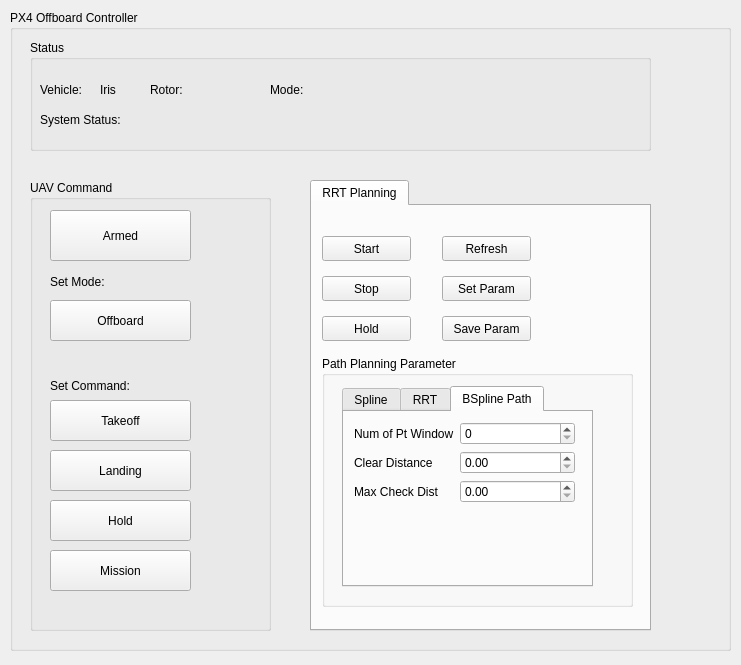
<?xml version="1.0" encoding="UTF-8"?>
<ui version="4.0">
 <class>OffboardController</class>
 <widget class="QWidget" name="OffboardController">
  <property name="geometry">
   <rect>
    <x>0</x>
    <y>0</y>
    <width>741</width>
    <height>665</height>
   </rect>
  </property>
  <property name="windowTitle">
   <string>Form</string>
  </property>
  <widget class="QGroupBox" name="group_controller">
   <property name="geometry">
    <rect>
     <x>10</x>
     <y>10</y>
     <width>721</width>
     <height>641</height>
    </rect>
   </property>
   <property name="title">
    <string>PX4 Offboard Controller</string>
   </property>
   <widget class="QTabWidget" name="tabWidget">
    <property name="geometry">
     <rect>
      <x>300</x>
      <y>170</y>
      <width>341</width>
      <height>451</height>
     </rect>
    </property>
    <property name="currentIndex">
     <number>0</number>
    </property>
    <widget class="QWidget" name="tab_mission_rrt">
     <attribute name="title">
      <string>RRT Planning</string>
     </attribute>
     <widget class="QPushButton" name="mission_rrt_start">
      <property name="geometry">
       <rect>
        <x>10</x>
        <y>30</y>
        <width>89</width>
        <height>25</height>
       </rect>
      </property>
      <property name="text">
       <string>Start</string>
      </property>
     </widget>
     <widget class="QPushButton" name="mission_rrt_stop">
      <property name="geometry">
       <rect>
        <x>10</x>
        <y>70</y>
        <width>89</width>
        <height>25</height>
       </rect>
      </property>
      <property name="text">
       <string>Stop</string>
      </property>
     </widget>
     <widget class="QPushButton" name="mission_rrt_hold">
      <property name="geometry">
       <rect>
        <x>10</x>
        <y>110</y>
        <width>89</width>
        <height>25</height>
       </rect>
      </property>
      <property name="text">
       <string>Hold</string>
      </property>
     </widget>
     <widget class="QGroupBox" name="groupBox">
      <property name="geometry">
       <rect>
        <x>10</x>
        <y>150</y>
        <width>311</width>
        <height>251</height>
       </rect>
      </property>
      <property name="title">
       <string>Path Planning Parameter</string>
      </property>
      <widget class="QTabWidget" name="tab_mission_param">
       <property name="geometry">
        <rect>
         <x>20</x>
         <y>30</y>
         <width>251</width>
         <height>201</height>
        </rect>
       </property>
       <property name="currentIndex">
        <number>2</number>
       </property>
       <widget class="QWidget" name="tab_spline_param">
        <attribute name="title">
         <string>Spline</string>
        </attribute>
        <widget class="QWidget" name="formLayoutWidget">
         <property name="geometry">
          <rect>
           <x>10</x>
           <y>10</y>
           <width>221</width>
           <height>151</height>
          </rect>
         </property>
         <layout class="QFormLayout" name="formLayout">
          <item row="0" column="0">
           <widget class="QLabel" name="label_3">
            <property name="text">
             <string>Max Velocity</string>
            </property>
           </widget>
          </item>
          <item row="0" column="1">
           <widget class="QDoubleSpinBox" name="dspin_param_spline_maxvel"/>
          </item>
          <item row="1" column="0">
           <widget class="QLabel" name="label_4">
            <property name="text">
             <string>Max Acceleration</string>
            </property>
           </widget>
          </item>
          <item row="2" column="0">
           <widget class="QLabel" name="label_5">
            <property name="text">
             <string>Num Opt Points</string>
            </property>
           </widget>
          </item>
          <item row="1" column="1">
           <widget class="QDoubleSpinBox" name="dspin_param_spline_accel"/>
          </item>
          <item row="2" column="1">
           <widget class="QSpinBox" name="dspin_param_spline_numpts"/>
          </item>
          <item row="3" column="0">
           <widget class="QLabel" name="label_6">
            <property name="text">
             <string>Buffer Resolution</string>
            </property>
           </widget>
          </item>
          <item row="3" column="1">
           <widget class="QDoubleSpinBox" name="dspin_param_buff_res"/>
          </item>
         </layout>
        </widget>
       </widget>
       <widget class="QWidget" name="tab_rrt_param">
        <attribute name="title">
         <string>RRT</string>
        </attribute>
        <widget class="QWidget" name="formLayoutWidget_2">
         <property name="geometry">
          <rect>
           <x>10</x>
           <y>10</y>
           <width>221</width>
           <height>156</height>
          </rect>
         </property>
         <layout class="QFormLayout" name="formLayout_2">
          <item row="0" column="0">
           <widget class="QLabel" name="label_7">
            <property name="text">
             <string>Step Size</string>
            </property>
           </widget>
          </item>
          <item row="1" column="0">
           <widget class="QLabel" name="label_8">
            <property name="text">
             <string>RRT Factor</string>
            </property>
           </widget>
          </item>
          <item row="2" column="0">
           <widget class="QLabel" name="label_9">
            <property name="text">
             <string>Max Solving Time</string>
            </property>
           </widget>
          </item>
          <item row="3" column="0">
           <widget class="QLabel" name="label_10">
            <property name="text">
             <string>Max Iteration</string>
            </property>
           </widget>
          </item>
          <item row="0" column="1">
           <widget class="QDoubleSpinBox" name="dspin_param_rrt_stepsize"/>
          </item>
          <item row="1" column="1">
           <widget class="QDoubleSpinBox" name="dspin_param_rrt_factor"/>
          </item>
          <item row="2" column="1">
           <widget class="QDoubleSpinBox" name="dspin_param_rrt_solvt"/>
          </item>
          <item row="4" column="0">
           <widget class="QLabel" name="label_11">
            <property name="text">
             <string>UAV Radius</string>
            </property>
           </widget>
          </item>
          <item row="4" column="1">
           <widget class="QDoubleSpinBox" name="dspin_param_rrt_uavrad"/>
          </item>
          <item row="3" column="1">
           <widget class="QSpinBox" name="dspin_param_rrt_maxiter">
            <property name="maximum">
             <number>10000</number>
            </property>
           </widget>
          </item>
         </layout>
        </widget>
       </widget>
       <widget class="QWidget" name="tab_path_param">
        <attribute name="title">
         <string>BSpline Path</string>
        </attribute>
        <widget class="QWidget" name="formLayoutWidget_3">
         <property name="geometry">
          <rect>
           <x>10</x>
           <y>10</y>
           <width>221</width>
           <height>92</height>
          </rect>
         </property>
         <layout class="QFormLayout" name="formLayout_3">
          <item row="0" column="0">
           <widget class="QLabel" name="label_12">
            <property name="text">
             <string>Num of Pt Window</string>
            </property>
           </widget>
          </item>
          <item row="1" column="0">
           <widget class="QLabel" name="label_13">
            <property name="text">
             <string>Clear Distance</string>
            </property>
           </widget>
          </item>
          <item row="2" column="0">
           <widget class="QLabel" name="label_14">
            <property name="text">
             <string>Max Check Dist</string>
            </property>
           </widget>
          </item>
          <item row="1" column="1">
           <widget class="QDoubleSpinBox" name="dspin_param_path_cleardist"/>
          </item>
          <item row="2" column="1">
           <widget class="QDoubleSpinBox" name="dspin_param_path_checkdist"/>
          </item>
          <item row="0" column="1">
           <widget class="QSpinBox" name="dspin_param_path_ptwindow"/>
          </item>
         </layout>
        </widget>
       </widget>
      </widget>
     </widget>
     <widget class="QPushButton" name="mission_rrt_get_param">
      <property name="geometry">
       <rect>
        <x>130</x>
        <y>30</y>
        <width>89</width>
        <height>25</height>
       </rect>
      </property>
      <property name="text">
       <string>Refresh</string>
      </property>
     </widget>
     <widget class="QPushButton" name="mission_rrt_set_param">
      <property name="geometry">
       <rect>
        <x>130</x>
        <y>70</y>
        <width>89</width>
        <height>25</height>
       </rect>
      </property>
      <property name="text">
       <string>Set Param</string>
      </property>
     </widget>
     <widget class="QPushButton" name="mission_rrt_save_param">
      <property name="geometry">
       <rect>
        <x>130</x>
        <y>110</y>
        <width>89</width>
        <height>25</height>
       </rect>
      </property>
      <property name="text">
       <string>Save Param</string>
      </property>
     </widget>
    </widget>
   </widget>
   <widget class="QGroupBox" name="groupBox_2">
    <property name="geometry">
     <rect>
      <x>20</x>
      <y>170</y>
      <width>241</width>
      <height>451</height>
     </rect>
    </property>
    <property name="title">
     <string>UAV Command</string>
    </property>
    <widget class="QLabel" name="led_hold">
     <property name="geometry">
      <rect>
       <x>190</x>
       <y>330</y>
       <width>30</width>
       <height>30</height>
      </rect>
     </property>
     <property name="frameShape">
      <enum>QFrame::NoFrame</enum>
     </property>
     <property name="lineWidth">
      <number>1</number>
     </property>
     <property name="text">
      <string/>
     </property>
    </widget>
    <widget class="QLabel" name="led_takeoff">
     <property name="geometry">
      <rect>
       <x>190</x>
       <y>230</y>
       <width>30</width>
       <height>30</height>
      </rect>
     </property>
     <property name="frameShape">
      <enum>QFrame::NoFrame</enum>
     </property>
     <property name="lineWidth">
      <number>1</number>
     </property>
     <property name="text">
      <string/>
     </property>
    </widget>
    <widget class="QLabel" name="led_offboard">
     <property name="geometry">
      <rect>
       <x>190</x>
       <y>130</y>
       <width>30</width>
       <height>30</height>
      </rect>
     </property>
     <property name="frameShape">
      <enum>QFrame::NoFrame</enum>
     </property>
     <property name="lineWidth">
      <number>1</number>
     </property>
     <property name="text">
      <string/>
     </property>
    </widget>
    <widget class="QLabel" name="led_landing">
     <property name="geometry">
      <rect>
       <x>190</x>
       <y>280</y>
       <width>30</width>
       <height>30</height>
      </rect>
     </property>
     <property name="frameShape">
      <enum>QFrame::NoFrame</enum>
     </property>
     <property name="lineWidth">
      <number>1</number>
     </property>
     <property name="text">
      <string/>
     </property>
    </widget>
    <widget class="QPushButton" name="mode_offboard">
     <property name="geometry">
      <rect>
       <x>20</x>
       <y>120</y>
       <width>141</width>
       <height>41</height>
      </rect>
     </property>
     <property name="text">
      <string>Offboard</string>
     </property>
    </widget>
    <widget class="QPushButton" name="mode_takeoff">
     <property name="geometry">
      <rect>
       <x>20</x>
       <y>220</y>
       <width>141</width>
       <height>41</height>
      </rect>
     </property>
     <property name="text">
      <string>Takeoff</string>
     </property>
    </widget>
    <widget class="QPushButton" name="mode_landing">
     <property name="geometry">
      <rect>
       <x>20</x>
       <y>270</y>
       <width>141</width>
       <height>41</height>
      </rect>
     </property>
     <property name="text">
      <string>Landing</string>
     </property>
    </widget>
    <widget class="QPushButton" name="mode_hold">
     <property name="geometry">
      <rect>
       <x>20</x>
       <y>320</y>
       <width>141</width>
       <height>41</height>
      </rect>
     </property>
     <property name="text">
      <string>Hold</string>
     </property>
    </widget>
    <widget class="QPushButton" name="button_arm_vehicle">
     <property name="geometry">
      <rect>
       <x>20</x>
       <y>30</y>
       <width>141</width>
       <height>51</height>
      </rect>
     </property>
     <property name="text">
      <string>Armed</string>
     </property>
    </widget>
    <widget class="QLabel" name="label">
     <property name="geometry">
      <rect>
       <x>20</x>
       <y>86</y>
       <width>81</width>
       <height>31</height>
      </rect>
     </property>
     <property name="text">
      <string>Set Mode:</string>
     </property>
    </widget>
    <widget class="QLabel" name="led_vehicle_arm">
     <property name="geometry">
      <rect>
       <x>190</x>
       <y>50</y>
       <width>30</width>
       <height>30</height>
      </rect>
     </property>
     <property name="frameShape">
      <enum>QFrame::NoFrame</enum>
     </property>
     <property name="lineWidth">
      <number>1</number>
     </property>
     <property name="text">
      <string/>
     </property>
    </widget>
    <widget class="QLabel" name="label_2">
     <property name="geometry">
      <rect>
       <x>20</x>
       <y>190</y>
       <width>121</width>
       <height>31</height>
      </rect>
     </property>
     <property name="text">
      <string>Set Command:</string>
     </property>
    </widget>
    <widget class="QPushButton" name="mode_mission">
     <property name="geometry">
      <rect>
       <x>20</x>
       <y>370</y>
       <width>141</width>
       <height>41</height>
      </rect>
     </property>
     <property name="text">
      <string>Mission</string>
     </property>
    </widget>
    <widget class="QLabel" name="led_mission">
     <property name="geometry">
      <rect>
       <x>190</x>
       <y>380</y>
       <width>30</width>
       <height>30</height>
      </rect>
     </property>
     <property name="frameShape">
      <enum>QFrame::NoFrame</enum>
     </property>
     <property name="lineWidth">
      <number>1</number>
     </property>
     <property name="text">
      <string/>
     </property>
    </widget>
   </widget>
   <widget class="QGroupBox" name="groupBox_3">
    <property name="geometry">
     <rect>
      <x>20</x>
      <y>30</y>
      <width>621</width>
      <height>111</height>
     </rect>
    </property>
    <property name="title">
     <string>Status</string>
    </property>
    <widget class="QLabel" name="label_motor_status">
     <property name="geometry">
      <rect>
       <x>170</x>
       <y>30</y>
       <width>61</width>
       <height>39</height>
      </rect>
     </property>
     <property name="text">
      <string/>
     </property>
    </widget>
    <widget class="QLabel" name="label_18">
     <property name="geometry">
      <rect>
       <x>120</x>
       <y>30</y>
       <width>61</width>
       <height>39</height>
      </rect>
     </property>
     <property name="text">
      <string>Rotor:</string>
     </property>
    </widget>
    <widget class="QLabel" name="label_15">
     <property name="geometry">
      <rect>
       <x>10</x>
       <y>30</y>
       <width>61</width>
       <height>39</height>
      </rect>
     </property>
     <property name="text">
      <string>Vehicle:</string>
     </property>
    </widget>
    <widget class="QLabel" name="label_vehicle_name">
     <property name="geometry">
      <rect>
       <x>70</x>
       <y>30</y>
       <width>41</width>
       <height>39</height>
      </rect>
     </property>
     <property name="text">
      <string>Iris</string>
     </property>
    </widget>
    <widget class="QLabel" name="label_19">
     <property name="geometry">
      <rect>
       <x>240</x>
       <y>30</y>
       <width>51</width>
       <height>39</height>
      </rect>
     </property>
     <property name="text">
      <string>Mode:</string>
     </property>
    </widget>
    <widget class="QLabel" name="label_mode_status">
     <property name="geometry">
      <rect>
       <x>290</x>
       <y>30</y>
       <width>91</width>
       <height>39</height>
      </rect>
     </property>
     <property name="text">
      <string/>
     </property>
    </widget>
    <widget class="QLabel" name="label_20">
     <property name="geometry">
      <rect>
       <x>10</x>
       <y>60</y>
       <width>111</width>
       <height>39</height>
      </rect>
     </property>
     <property name="text">
      <string>System Status:</string>
     </property>
    </widget>
    <widget class="QLabel" name="label_system_status">
     <property name="geometry">
      <rect>
       <x>120</x>
       <y>60</y>
       <width>211</width>
       <height>39</height>
      </rect>
     </property>
     <property name="text">
      <string/>
     </property>
    </widget>
   </widget>
  </widget>
 </widget>
 <resources/>
 <connections/>
</ui>
